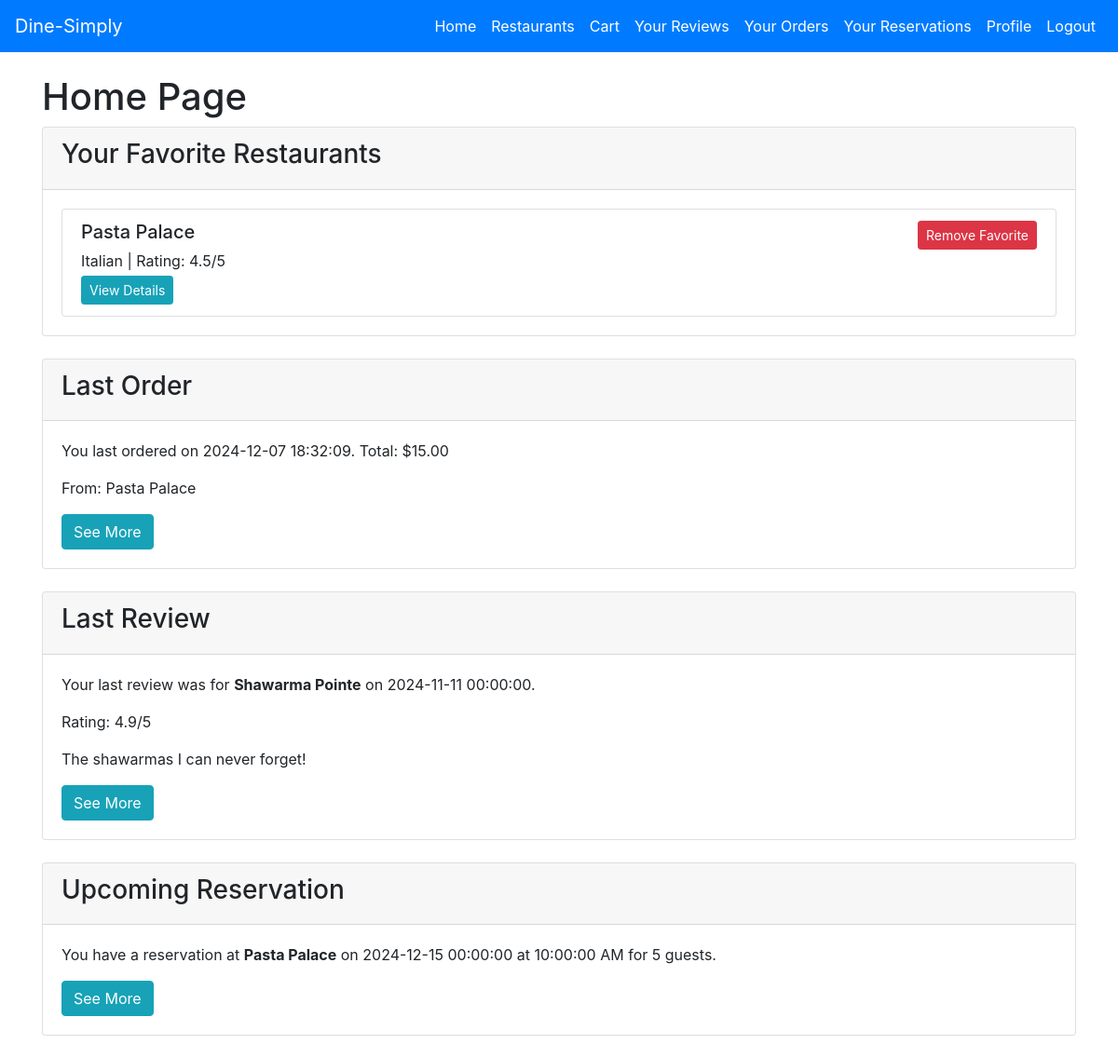
Page /home (signed in) on the committed database.
### tables this page shows
CREATE TABLE "Restaurant" (
    RestaurantID INTEGER PRIMARY KEY AUTOINCREMENT,
    Name VARCHAR(100) NOT NULL,
    Address VARCHAR(255),
    City VARCHAR(100),
    State VARCHAR(50),
    ZipCode VARCHAR(10),
    Website VARCHAR(255),
    Rating DOUBLE,
    CuisineType VARCHAR(50),
    Longitude DOUBLE,
    Latitude DOUBLE,
    NumberOfTables INT,
    MaxPeoplePerTable INT
);

CREATE TABLE Orders (
    OrderID INTEGER PRIMARY KEY AUTOINCREMENT,
    UserID INT,
    OrderDate DATETIME,
    OrderTotal DOUBLE,
    DeliveryAddress VARCHAR(255),
    FOREIGN KEY (UserID) REFERENCES User(UserID)
);

CREATE TABLE Review (
    ReviewID INTEGER PRIMARY KEY AUTOINCREMENT,
    UserID INT,
    RestaurantID INT,
    Rating DOUBLE,
    Comment TEXT,
    DatePosted DATETIME,
    FOREIGN KEY (UserID) REFERENCES User(UserID),
    FOREIGN KEY (RestaurantID) REFERENCES Restaurant(RestaurantID)
);

CREATE TABLE Reservation (
    ReservationID INTEGER PRIMARY KEY AUTOINCREMENT,
    UserID INT,
    RestaurantID INT,
    ReservationDate DATE,
    ReservationTime TIME,
    ReservationEndTime TIME,
    NumberOfGuests INT,
    SpecialRequests VARCHAR(255),
    FOREIGN KEY (UserID) REFERENCES User(UserID),
    FOREIGN KEY (RestaurantID) REFERENCES Restaurant(RestaurantID)
);

### app.py (the view)
@app.route('/home')
@login_required
def home():
    if is_super_admin():
        return redirect(url_for('super_admin_home'))
    elif is_restaurant_admin():
        return redirect(url_for('admin_home'))
    conn = get_db_connection()
    favorites = conn.execute('''
        SELECT Restaurant.*
        FROM Favorites
        JOIN Restaurant ON Favorites.RestaurantID = Restaurant.RestaurantID
        WHERE Favorites.UserID = ?
    ''', (current_user.id,)).fetchall()
    favorite_restaurants = favorites  # This will be a list of restaurant rows
    last_order = conn.execute('''
        SELECT * FROM Orders
        WHERE UserID = ?
        ORDER BY datetime(OrderDate) DESC
        LIMIT 1
    ''', (current_user.id,)).fetchone()
    last_order_restaurant_name = None
    if last_order:
        dishes = conn.execute('''
            SELECT Restaurant.Name as RestaurantName
            FROM DishOrder
            JOIN Dish ON DishOrder.DishID = Dish.DishID
            JOIN Menu ON Dish.MenuID = Menu.MenuID
            JOIN Restaurant ON Menu.RestaurantID = Restaurant.RestaurantID
            WHERE DishOrder.OrderID = ?
            LIMIT 1
        ''', (last_order['OrderID'],)).fetchone()
        if dishes:
            last_order_restaurant_name = dishes['RestaurantName']
    last_review = conn.execute('''
        SELECT Review.*, Restaurant.Name as RestaurantName FROM Review
        JOIN Restaurant ON Review.RestaurantID = Restaurant.RestaurantID
        WHERE Review.UserID = ?
        ORDER BY datetime(DatePosted) DESC
        LIMIT 1
    ''', (current_user.id,)).fetchone()
    today = date.today().isoformat()
    upcoming_res = conn.execute('''
        SELECT Reservation.*, Restaurant.Name as RestaurantName
        FROM Reservation
        JOIN Restaurant ON Reservation.RestaurantID = Restaurant.RestaurantID
        WHERE Reservation.UserID = ?
          AND ReservationDate >= ?
        ORDER BY ReservationDate ASC, ReservationTime ASC
        LIMIT 1
    ''', (current_user.id, today)).fetchone()
    conn.close()
    form = EmptyForm()
    return render_template('home.html',
                           favorite_restaurants=favorite_restaurants,
                           last_order=last_order,
                           last_order_restaurant_name=last_order_restaurant_name,
                           last_review=last_review,
                           upcoming_res=upcoming_res,
                           form=form)

### app.py (called while the page is built)
def get_db_connection():
    conn = sqlite3.connect(db_path)
    conn.row_factory = sqlite3.Row
    return conn

@login_manager.user_loader
def load_user(user_id):
    return User.get(user_id)

def format_datetime(value):
    try:
        dt = datetime.fromisoformat(value)
        return dt.strftime("%Y-%m-%d %H:%M:%S")
    except ValueError:
        return value  # Return the original value if parsing fails

def format_time(value):
    try:
        dt = datetime.strptime(value, '%H:%M')
        return dt.strftime('%I:%M:%S %p')
    except ValueError:
        return value  # Return the original value if parsing fails

def is_restaurant_admin():
    return current_user.is_authenticated and current_user.role == 'restaurant_admin'

def is_super_admin():
    return current_user.is_authenticated and current_user.role == 'super_admin'

    @staticmethod
    def get(user_id):
        conn = get_db_connection()
        user = conn.execute('SELECT * FROM User WHERE UserID = ?', (user_id,)).fetchone()
        conn.close()
        if user:
            return User(*user)
        return None

### templates/home.html (shortened to what this page needs)
<!DOCTYPE html>
<html lang="en">
<head>
    <link rel="stylesheet" href="https://stackpath.bootstrapcdn.com/bootstrap/4.5.0/css/bootstrap.min.css">
</head>
<body>
    {% include 'navbar_customer.html' %}
    <div class="container mt-4">
        <h1>Home Page</h1>
        <div class="card mb-4">
            <div class="card-header">
                <h3>Your Favorite Restaurants</h3>
            </div>
            <div class="card-body">
                {% if favorite_restaurants %}
                    <div class="list-group">
                        {% for restaurant in favorite_restaurants %}
                            <div class="list-group-item">
                                <div class="d-flex w-100 justify-content-between">
                                    <h5 class="mb-1">{{ restaurant['Name'] }}</h5>
                                    <small>
                                        <form action="{{ url_for('remove_favorite', restaurant_id=restaurant['RestaurantID']) }}" method="POST">
                                            <button type="submit" class="btn btn-sm btn-danger">Remove Favorite</button>
                                        </form>
                                    </small>
                                </div>
                                <p class="mb-1">{{ restaurant['CuisineType'] }} | Rating: {{ restaurant['Rating']|round(1) }}/5</p>
                                <small>
                                    <a href="{{ url_for('restaurant_detail', restaurant_id=restaurant['RestaurantID']) }}" class="btn btn-sm btn-info">View Details</a>
                                </small>
                            </div>
                        {% endfor %}
                    </div>
                {% else %}
                    <p>You have no favorite restaurants. Browse restaurants to add your favorites!</p>
                    <a href="{{ url_for('restaurants') }}" class="btn btn-primary">Browse Restaurants</a>
                {% endif %}
            </div>
        </div>
        <div class="card mb-4">
            <div class="card-header">
                <h3>Last Order</h3>
            </div>
            <div class="card-body">
                {% if last_order %}
                    <p>You last ordered on {{ last_order['OrderDate']|format_datetime }}. Total: ${{ "%.2f"|format(last_order['OrderTotal']) }}</p>
                    {% if last_order_restaurant_name %}
                        <p>From: {{ last_order_restaurant_name }}</p>
                    {% else %}
                        <p>Restaurant info not available.</p>
                    {% endif %}
                    <a href="{{ url_for('orders_all') }}" class="btn btn-info">See More</a>
                {% else %}
                    <p>No orders found.</p>
                {% endif %}
            </div>
        </div>
        <div class="card mb-4">
            <div class="card-header">
                <h3>Last Review</h3>
            </div>
            <div class="card-body">
                {% if last_review %}
                    <p>Your last review was for <strong>{{ last_review['RestaurantName'] }}</strong> on {{ last_review['DatePosted']|format_datetime }}.</p>
                    <p>Rating: {{ last_review['Rating'] }}/5</p>
                    <p>{{ last_review['Comment'] }}</p>
                    <a href="{{ url_for('reviews_overall') }}" class="btn btn-info">See More</a>
                {% else %}
                    <p>No reviews found.</p>
                {% endif %}
            </div>
        </div>
        <div class="card mb-4">
            <div class="card-header">
                <h3>Upcoming Reservation</h3>
            </div>
            <div class="card-body">
                {% if upcoming_res %}
                    <p>You have a reservation at <strong>{{ upcoming_res['RestaurantName'] }}</strong> on {{ upcoming_res['ReservationDate']|format_datetime }} at {{ upcoming_res['ReservationTime']|format_time }} for {{ upcoming_res['NumberOfGuests'] }} guests.</p>
                    <a href="{{ url_for('reservations_all') }}" class="btn btn-info">See More</a>
                {% else %}
                    <p>No upcoming reservations.</p>
                {% endif %}
            </div>
        </div>
    </div>
</body>
</html>

### templates/navbar_customer.html (shortened to what this page needs)
<nav class="navbar navbar-expand-lg navbar-light bg-primary">
    <a class="navbar-brand text-white" href="{{ url_for('home') }}">Dine-Simply</a>
    <div class="collapse navbar-collapse" id="customerNavbar">
        <ul class="navbar-nav ml-auto">
            <li class="nav-item">
                <a class="nav-link text-white" href="{{ url_for('home') }}">Home</a>
            </li>
            <li class="nav-item">
                <a class="nav-link text-white" href="{{ url_for('restaurants') }}">Restaurants</a>
            </li>
            <li class="nav-item">
                <a class="nav-link text-white" href="{{ url_for('cart') }}">Cart</a>
            </li>
            <li class="nav-item">
                <a class="nav-link text-white" href="{{ url_for('reviews_overall') }}">Your Reviews</a>
            </li>
            <li class="nav-item">
                <a class="nav-link text-white" href="{{ url_for('orders_all') }}">Your Orders</a>
            </li>
            <li class="nav-item">
                <a class="nav-link text-white" href="{{ url_for('reservations_all') }}">Your Reservations</a>
            </li>
            <li class = "nav-item">
                <a class="nav-link text-white" href="{{ url_for('profile') }}">Profile</a>
            </li>
            <li class = "nav-item">
                <a class="nav-link text-white" href="{{ url_for('logout') }}">Logout</a>
            </li>
        </ul>
    </div>
</nav>

### rows in the picture
Restaurant: Name "Pasta Palace", CuisineType "Italian", Rating "4.5", RestaurantName "Pasta Palace"
Orders: OrderDate "2024-12-07 18:32:09", OrderTotal "15.00"
Restaurant: RestaurantName "Shawarma Pointe"
Review: DatePosted "2024-11-11 00:00:00", Rating "4.9", Comment "The shawarmas I can never forget!"
Reservation: ReservationDate "2024-12-15 00:00:00", ReservationTime "10:00:00 AM", NumberOfGuests "5"
